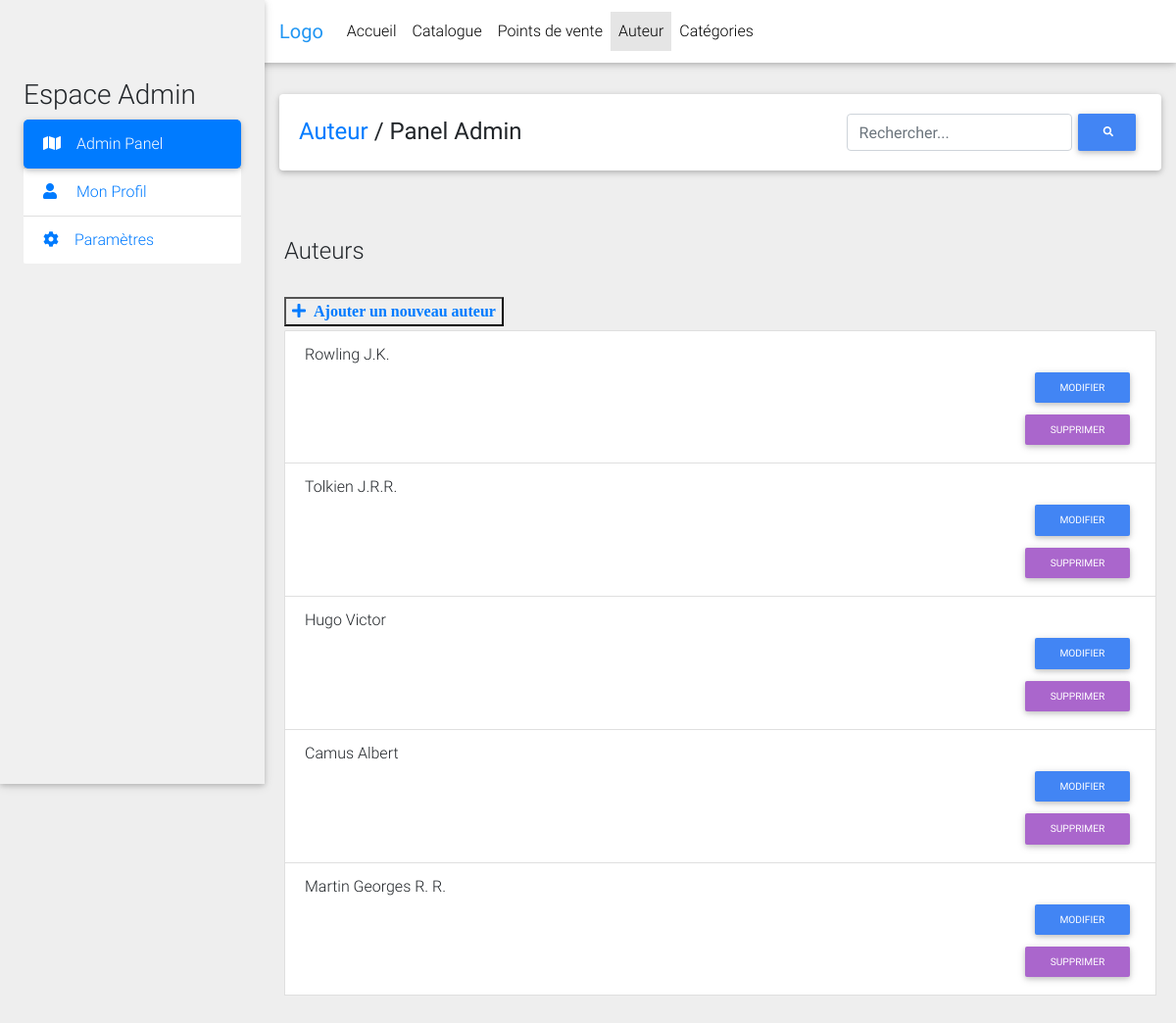
Page /admin/auteur_admin.php (signed in) on the committed database.
### tables this page shows
CREATE TABLE `auteur` (
  `NumAuteur` int(11) NOT NULL,
  `NomAuteur` varchar(20) NOT NULL,
  `PrenomAuteur` varchar(20) NOT NULL
);

### public_html/admin/auteur_admin.php (the view, shortened to what this page needs)
<!DOCTYPE html>
<html lang="fr">
<head>
  <link rel="stylesheet" href="https://use.fontawesome.com/releases/v5.8.1/css/all.css">
  <link href="css/bootstrap.min.css" rel="stylesheet">
  <link href="css/mdb.min.css" rel="stylesheet">
  <link href="css/style.css" rel="stylesheet">
  <link href="css/style.min.css" rel="stylesheet">
</head>
<?php $bdd = new PDO('mysql:host=localhost;dbname=id9820388_bd_site_hermes;charset=utf8', 'id9820388_admin', '1fxt61sA'); ?>
<body class="grey lighten-3">
  <header>
    <nav class="navbar fixed-top navbar-expand-lg navbar-light white scrolling-navbar">
      <div class="container-fluid">
        <a href="#" class="navbar-brand waves-effect"> <strong class="blue-text">Logo</strong></a>
        <div class="collapse navbar-collapse" id="navbarContent">
          <ul class="navbar-nav mr-auto">
            <li class="nav-item">
              <a href="admin.php" class="nav-link waves-effect">
                Accueil
              </a>
            </li>
            <li class="nav-item">
              <a href="catalogue_admin.php" class="nav-link waves-effect">
                Catalogue
              </a>
            </li>
            <li class="nav-item">
              <a href="pdv_admin.php" class="nav-link waves-effect">
                Points de vente
              </a>
            </li>
            <li class="nav-item active">
              <a href="auteur_admin.php" class="nav-link waves-effect">
                Auteur
              </a>
            </li>
            <li class="nav-item">
              <a href="categories_admin.php" class="nav-link waves-effect">
                Catégories
              </a>
            </li>
          </ul>
  </div>
</div>
</nav>
<div class="sidebar-fixed position-fixed">
<h3> Espace Admin </h3>
<div class="list-group list-group-flush">
  <a href="admin.php" class="list-group-item waves-effect active">
    <i class="fa fa-map mr-3"></i>Admin Panel
  </a>
  <a href="profil_admin.php" class="list-group-item waves-effect">
    <i class="fa fa-user mr-3"></i> Mon Profil
  </a>
  <a href="#" class="list-group-item waves-effect">
    <i class="fa fa-cog mr-3"></i>Paramètres
  </a>
</div>
</div>
</header>
<main class="pt-5 max-lg-5">
  <div class="container-fluid mt-5">
    <div class="card mb-4 wow fadeIn">
      <div class="card-body d-sm-flex justify-content-between">
        <h4 class="mb-2 mb-sm-0 pt-1">
          <a href="#"> Auteur</a>
          <span> / </span>
          <span> Panel Admin </span>
        </h4>
        <form class="d-flex justify-content-cenetr" >
          <input type"search" class="form-control" placeholder="Rechercher...">
          <button class="btn btn-primary btn-sm my-0 p" type="submit">
            <i class="fa fa-search">
            </i>
          </button>
        </form>
      </div>
    </div>
  </div>
<div class="card-body  ">
  <h4> Auteurs </h4>
<button id="btn_add">
  <a href="add_auteur.php"> <i class="fa fa-plus">&nbsp Ajouter un nouveau auteur </i></a>
</button>
<ul class="list-group mb-2 mb-sm-0 pt-1">
  <?php $reponse = $bdd->query("SELECT * FROM auteur");
  while ($donnees = $reponse->fetch()) {  ?>
    <li class="list-group-item" id="<?php echo $donnees['NumAuteur'] ?>">
      <?php echo $donnees['NomAuteur'], " ", $donnees['PrenomAuteur'] ?>
      <div class="buttons-panel">
        <form method="POST" action="modify_auteur.php">
          <button type="submit" name="Modifier" class="btn btn-lg btn-primary btn-sm" value="<?php echo $donnees['NumAuteur'] ?>">Modifier</button>
        </form>
        <form method="POST">
          <button type="submit" name="Supprimer" class="btn btn-lg btn-secondary btn-sm" value="<?php echo $donnees['NumAuteur'] ?>">Supprimer</button>
        </form>
      </div>
    </li>
  <?php } ?>
</ul>
</div>
</main>
</body>
</html>

### public_html/admin/css/style.css (style rules this page uses)
.sidebar-fixed { height:100vh; width:270px; box-shadow:0 2px 5px 0 rgba(0,0,0,0.16), 0 2px 10px 0 rgba(0,0,0,0.12); z-index:1050; background-color:rgb(240,240,240); padding:1.5em; padding-top:5em; }
.sidebar-fixed .list-group .active { box-shadow: 0 2px 5px 0 rgba(0,0,0,0.16), 0 2px 10px 0 rgba(0,0,0,0.12); border-radius:5px; }
@media (min-width:1200px) { .navbar, .page-footer, main { padding-left: 270px; } }

### rows in the picture
auteur: NomAuteur "Rowling", PrenomAuteur "J.K.", $donnees['NumAuteur'] 6 (drawn)
auteur: NomAuteur "Tolkien", PrenomAuteur "J.R.R.", $donnees['NumAuteur'] 7 (drawn)
auteur: NomAuteur "Hugo", PrenomAuteur "Victor", $donnees['NumAuteur'] 8 (drawn)
auteur: NomAuteur "Camus", PrenomAuteur "Albert", $donnees['NumAuteur'] 9 (drawn)
auteur: NomAuteur "Martin", PrenomAuteur "Georges R. R.", $donnees['NumAuteur'] 10 (drawn)
